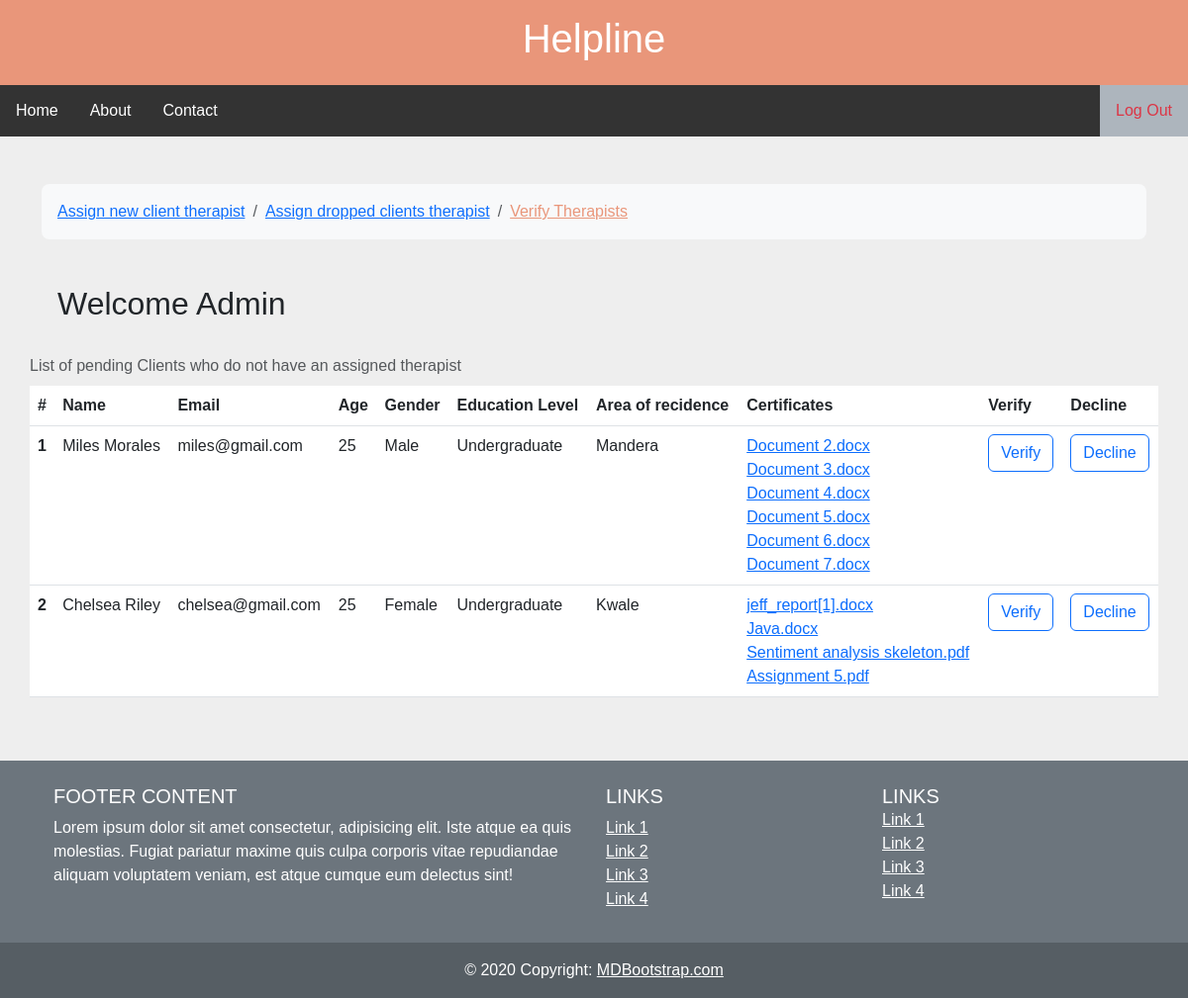
/adminverifytherapist.php (signed in), run on the app's committed database.
### tables this page shows
CREATE TABLE `thinfo` (
  `thID` int(11) NOT NULL,
  `fname` varchar(25) NOT NULL,
  `lname` varchar(25) NOT NULL,
  `education` varchar(13) NOT NULL,
  `age` int(11) NOT NULL,
  `residence` varchar(25) NOT NULL,
  `gender` varchar(6) NOT NULL,
  `phoneNo` int(11) NOT NULL,
  `email` varchar(30) NOT NULL,
  `pswd` varchar(128) NOT NULL,
  `status` varchar(10) NOT NULL
);

CREATE TABLE `thdoctbl` (
  `docID` int(11) NOT NULL,
  `thID` int(11) NOT NULL,
  `docOrigName` varchar(32) NOT NULL,
  `docNewName` varchar(32) NOT NULL
);

### adminverifytherapist.php (the view, shortened to what this page needs)
<?php
include "link.php";
if (isset($_SESSION['ID'])&&isset($_SESSION['email'])) {
    $therapistquery="SELECT `thID`, `fname`, `lname`, `education`, `age`, `residence`, `gender`, `phoneNo`, `email` FROM `thinfo` WHERE `status`='unverified';";
    $therapistres=mysqli_query($mysqli,$therapistquery);
?>
<!DOCTYPE html>
<head>
    <html lang="en">
    <head>
    <link href="https://cdn.jsdelivr.net/npm/bootstrap@5.3.0-alpha1/dist/css/bootstrap.min.css" rel="stylesheet">
     <link rel="stylesheet" href="main.css" />
     <link rel="stylesheet" href="https://cdnjs.cloudflare.com/ajax/libs/font-awesome/4.7.0/css/font-awesome.min.css">
</head>
<body>
<div class="header">
  <h1>Helpline</h1>
</div>
<div class="navi" id="navi">
  <a href="therapisthome.php">Home</a>
  <a href="#about">About</a>
  <a href="#contact">Contact</a>
  <a href="logout.php" class="split" id="split">Log Out</a>
</div>
<section style="background-color: #eee;">
    <div class="container py-5">
        <div class="row">
          <div class="col">
            <nav aria-label="breadcrumb" class="bg-light rounded-3 p-3 mb-4">
              <ol class="breadcrumb mb-0">
                <li class="breadcrumb-item cl"><a href="adminhome.php">Assign new client therapist</a></li>
                <li class="breadcrumb-item cl"><a href="admindroppedclients.php">Assign dropped clients therapist</a></li>
                <li class="breadcrumb-item cl"><a href="adminverifytherapist.php" class="active">Verify Therapists</a></li>
              </ol>
            </nav>
            <div class="main">
              <h2>Welcome Admin</h2>
          </div>
            </div>
                <?php
                    if (mysqli_num_rows($therapistres)==0) {
                ?>
                        <h5 class="display-6">You do not have any therapists to verify</h5>
                <?php
                    }else{
                        $i=1;
                    ?>
                    <table class="table caption-top">
                        <caption>List of pending Clients who do not have an assigned therapist</caption>
                        <thead>
                            <tr>
                            <th scope="col">#</th>
                            <th scope="col">Name</th>
                            <th scope="col">Email</th>
                            <th scope="col">Age</th>
                            <th scope="col">Gender</th>
                            <th scope="col">Education Level</th>
                            <th scope="col">Area of recidence</th>
                            <th scope="col">Certificates</th>
                            <th scope="col">Verify</th>
                            <th scope="col">Decline</th>
                            </tr>
                        </thead>
                        <tbody>
                            <tr>
                            <?php
                            foreach ($therapistres as $therapist) {
                                $therapistid=$therapist['thID'];
                                $name=$therapist['fname']." ".$therapist['lname'];
                                $email=$therapist['email'];
                                $age=$therapist['age'];
                                $residence=$therapist['residence'];
                                $education=$therapist['education'];
                                $gender=$therapist['gender'];
                                $documentquery="SELECT `docOrigName`, `docNewName` FROM `thdoctbl` WHERE `thID`='$therapistid';";
                                $therapistdocres=mysqli_query($mysqli,$documentquery);
                            ?>
                            <th scope="row"><?php echo $i;?></th>
                            <td><?php echo $name;?></td>
                            <td><?php echo $email;?></td>
                            <td><?php echo $age;?></td>
                            <td><?php echo $gender;?></td>
                            <td><?php echo $education;?></td>
                            <td><?php echo $residence;?></td>
                            <td><?php
                            if (mysqli_num_rows($therapistdocres)>1) {
                              foreach ($therapistdocres as $docres) {
                                $docname=$docres['docOrigName'];
                                $filename=$docres['docNewName'];
                                echo "<a href=\".\\therapistdocs\\".$filename."\" target=\"_blank\">".$docname."</a><br>";
                              }
                            }
                            ?>
                            </td>
                            <td>
                                <form action="adminverifytherapistval.php" method="post">
                                <button type="submit" class="btn btn-outline-primary" id="btn" name="submit" value="verify" onmouseover="hoverbtn(this)" onmouseout="normalbtn(this)">Verify</button>
                            </td>
                            <td>
                            <button type="submit" class="btn btn-outline-primary" id="btn" name="submit" value="deny" onmouseover="hoverbtn(this)" onmouseout="normalbtn(this)">Decline</button>
                            </td>
                            </tr>
                            <?php
                            $i++;
                            }
                            ?>
                        </tbody>
                    </table>
                <?php
                    }
                ?>
          </div>
        </div>
        <section class="">
  <footer class="bg-secondary text-white text-center text-md-start">
    <div class="container p-4">
      <div class="row">
        <div class="col-lg-6 col-md-12 mb-4 mb-md-0">
          <h5 class="text-uppercase">Footer Content</h5>
          <p>
            Lorem ipsum dolor sit amet consectetur, adipisicing elit. Iste atque ea quis
            molestias. Fugiat pariatur maxime quis culpa corporis vitae repudiandae
            aliquam voluptatem veniam, est atque cumque eum delectus sint!
          </p>
        </div>
        <div class="col-lg-3 col-md-6 mb-4 mb-md-0">
          <h5 class="text-uppercase">Links</h5>
          <ul class="list-unstyled mb-0">
            <li>
              <a href="#!" class="text-white">Link 1</a>
            </li>
            <li>
              <a href="#!" class="text-white">Link 2</a>
            </li>
            <li>
              <a href="#!" class="text-white">Link 3</a>
            </li>
            <li>
              <a href="#!" class="text-white">Link 4</a>
            </li>
          </ul>
        </div>
        <div class="col-lg-3 col-md-6 mb-4 mb-md-0">
          <h5 class="text-uppercase mb-0">Links</h5>
          <ul class="list-unstyled">
            <li>
              <a href="#!" class="text-white">Link 1</a>
            </li>
            <li>
              <a href="#!" class="text-white">Link 2</a>
            </li>
            <li>
              <a href="#!" class="text-white">Link 3</a>
            </li>
            <li>
              <a href="#!" class="text-white">Link 4</a>
            </li>
          </ul>
        </div>
      </div>
    </div>
    <div class="text-center p-3" style="background-color: rgba(0, 0, 0, 0.2);">
      © 2020 Copyright:
      <a class="text-white" href="https://mdbootstrap.com/">MDBootstrap.com</a>
    </div>
  </footer>
</section>
  </body>
</html>
<?php
}else{
  header("Location: getstarted.php?message=Kindly log in or sign up");
}
?>

### main.css (style rules this page uses)
body { font-family: Arial, sans-serif; margin: 0; padding: 0; }
.header { background-color: darksalmon; color: white; padding: 15px; text-align: center; }
.main { padding: 16px; margin-top: 30px; }
.active { color: darksalmon; }
.navi a.split { float: right; background-color: #adb5bd; color: #dc3545; }
.navi { overflow: hidden; background-color: #333; }
.navi a { float: left; display: block; color: white; text-align: center; padding: 14px 16px; text-decoration: none; }

### data on the page
thinfo: name "Miles Morales", email "miles@gmail.com", age "25", gender "Male", education "Undergraduate", residence "Mandera"
thdoctbl: docOrigName "Document 2.docx"
thdoctbl: docOrigName "Document 3.docx"
thdoctbl: docOrigName "Document 4.docx"
thdoctbl: docOrigName "Document 5.docx"
thdoctbl: docOrigName "Document 6.docx"
thdoctbl: docOrigName "Document 7.docx"
thinfo: name "Chelsea Riley", email "chelsea@gmail.com", age "25", gender "Female", education "Undergraduate", residence "Kwale"
thdoctbl: docOrigName "jeff_report[1].docx"
thdoctbl: docOrigName "Java.docx"
thdoctbl: docOrigName "Sentiment analysis skeleton.pdf"
thdoctbl: docOrigName "Assignment 5.pdf"
